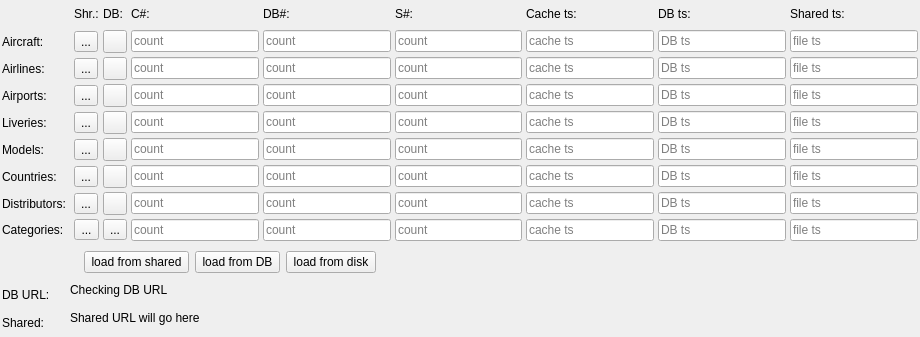
 <widget class="QFrame" name="CDbLoadOverviewComponent">
  <property name="geometry">
   <rect>
    <x>0</x>
    <y>0</y>
    <width>920</width>
    <height>337</height>
   </rect>
  </property>
  <property name="windowTitle">
   <string>Loading from shared/DB</string>
  </property>
  <layout class="QGridLayout" name="gl_DbLoadOverview">
   <property name="leftMargin">
    <number>2</number>
   </property>
   <property name="topMargin">
    <number>2</number>
   </property>
   <property name="rightMargin">
    <number>2</number>
   </property>
   <property name="bottomMargin">
    <number>2</number>
   </property>
   <property name="spacing">
    <number>4</number>
   </property>
   <item row="7" column="0">
    <widget class="QLabel" name="lbl_Countries">
     <property name="text">
      <string>Countries:</string>
     </property>
    </widget>
   </item>
   <item row="8" column="0">
    <widget class="QLabel" name="lbl_Distributors">
     <property name="text">
      <string>Distributors:</string>
     </property>
    </widget>
   </item>
   <item row="2" column="0">
    <widget class="QLabel" name="lbl_AirlineIcao">
     <property name="text">
      <string>Airlines:</string>
     </property>
    </widget>
   </item>
   <item row="8" column="4">
    <widget class="QToolButton" name="tb_DbReloadDistributors">
     <property name="maximumSize">
      <size>
       <width>48</width>
       <height>16777215</height>
      </size>
     </property>
     <property name="toolTip">
      <string>refresh from database</string>
     </property>
     <property name="text">
      <string/>
     </property>
     <property name="icon">
      <iconset resource="../../misc/misc.qrc">
       <normaloff>:/ant-design/icons/ant-design/reload.svg</normaloff>:/ant-design/icons/ant-design/reload.svg</iconset>
     </property>
    </widget>
   </item>
   <item row="4" column="10">
    <widget class="QLineEdit" name="le_LiveriesSharedFileTs">
     <property name="minimumSize">
      <size>
       <width>125</width>
       <height>0</height>
      </size>
     </property>
     <property name="readOnly">
      <bool>true</bool>
     </property>
     <property name="placeholderText">
      <string>file ts</string>
     </property>
    </widget>
   </item>
   <item row="5" column="4">
    <widget class="QToolButton" name="tb_DbReloadModels">
     <property name="maximumSize">
      <size>
       <width>48</width>
       <height>16777215</height>
      </size>
     </property>
     <property name="toolTip">
      <string>refresh from database</string>
     </property>
     <property name="text">
      <string/>
     </property>
     <property name="icon">
      <iconset resource="../../misc/misc.qrc">
       <normaloff>:/ant-design/icons/ant-design/reload.svg</normaloff>:/ant-design/icons/ant-design/reload.svg</iconset>
     </property>
    </widget>
   </item>
   <item row="5" column="8">
    <widget class="QLineEdit" name="le_ModelsCacheTs">
     <property name="minimumSize">
      <size>
       <width>125</width>
       <height>0</height>
      </size>
     </property>
     <property name="readOnly">
      <bool>true</bool>
     </property>
     <property name="placeholderText">
      <string>cache ts</string>
     </property>
    </widget>
   </item>
   <item row="8" column="9">
    <widget class="QLineEdit" name="le_DistributorsDbTs">
     <property name="minimumSize">
      <size>
       <width>125</width>
       <height>0</height>
      </size>
     </property>
     <property name="readOnly">
      <bool>true</bool>
     </property>
     <property name="placeholderText">
      <string>DB ts</string>
     </property>
    </widget>
   </item>
   <item row="9" column="5">
    <widget class="QLineEdit" name="le_CategoriesCacheCount">
     <property name="readOnly">
      <bool>true</bool>
     </property>
     <property name="placeholderText">
      <string>count</string>
     </property>
    </widget>
   </item>
   <item row="1" column="7">
    <widget class="QLineEdit" name="le_AircraftIcaoSharedCount">
     <property name="readOnly">
      <bool>true</bool>
     </property>
     <property name="placeholderText">
      <string>count</string>
     </property>
    </widget>
   </item>
   <item row="0" column="4">
    <widget class="QLabel" name="lbl_DbRefresh">
     <property name="text">
      <string>DB:</string>
     </property>
    </widget>
   </item>
   <item row="12" column="2" colspan="9" alignment="Qt::AlignTop">
    <widget class="QLabel" name="lbl_SharedUrls">
     <property name="text">
      <string>Shared URL will go here</string>
     </property>
    </widget>
   </item>
   <item row="8" column="10">
    <widget class="QLineEdit" name="le_DistributorsSharedFileTs">
     <property name="minimumSize">
      <size>
       <width>125</width>
       <height>0</height>
      </size>
     </property>
     <property name="readOnly">
      <bool>true</bool>
     </property>
     <property name="placeholderText">
      <string>file ts</string>
     </property>
    </widget>
   </item>
   <item row="8" column="5">
    <widget class="QLineEdit" name="le_DistributorsCacheCount">
     <property name="readOnly">
      <bool>true</bool>
     </property>
     <property name="placeholderText">
      <string>count</string>
     </property>
    </widget>
   </item>
   <item row="9" column="9">
    <widget class="QLineEdit" name="le_CategoriesDbTs">
     <property name="minimumSize">
      <size>
       <width>125</width>
       <height>0</height>
      </size>
     </property>
     <property name="readOnly">
      <bool>true</bool>
     </property>
     <property name="placeholderText">
      <string>DB ts</string>
     </property>
    </widget>
   </item>
   <item row="4" column="5">
    <widget class="QLineEdit" name="le_LiveriesCacheCount">
     <property name="readOnly">
      <bool>true</bool>
     </property>
     <property name="placeholderText">
      <string>count</string>
     </property>
    </widget>
   </item>
   <item row="3" column="9">
    <widget class="QLineEdit" name="le_AirportsDbTs">
     <property name="minimumSize">
      <size>
       <width>125</width>
       <height>0</height>
      </size>
     </property>
     <property name="readOnly">
      <bool>true</bool>
     </property>
     <property name="placeholderText">
      <string>DB ts</string>
     </property>
    </widget>
   </item>
   <item row="11" column="0" alignment="Qt::AlignVCenter">
    <widget class="QLabel" name="lbl_DbUrl">
     <property name="text">
      <string>DB URL:</string>
     </property>
    </widget>
   </item>
   <item row="4" column="9">
    <widget class="QLineEdit" name="le_LiveriesDbTs">
     <property name="minimumSize">
      <size>
       <width>125</width>
       <height>0</height>
      </size>
     </property>
     <property name="readOnly">
      <bool>true</bool>
     </property>
     <property name="placeholderText">
      <string>DB ts</string>
     </property>
    </widget>
   </item>
   <item row="4" column="4">
    <widget class="QToolButton" name="tb_DbReloadLiveries">
     <property name="maximumSize">
      <size>
       <width>48</width>
       <height>16777215</height>
      </size>
     </property>
     <property name="toolTip">
      <string>refresh from database</string>
     </property>
     <property name="text">
      <string/>
     </property>
     <property name="icon">
      <iconset resource="../../misc/misc.qrc">
       <normaloff>:/ant-design/icons/ant-design/reload.svg</normaloff>:/ant-design/icons/ant-design/reload.svg</iconset>
     </property>
    </widget>
   </item>
   <item row="8" column="8">
    <widget class="QLineEdit" name="le_DistributorsCacheTs">
     <property name="minimumSize">
      <size>
       <width>125</width>
       <height>0</height>
      </size>
     </property>
     <property name="readOnly">
      <bool>true</bool>
     </property>
     <property name="placeholderText">
      <string>cache ts</string>
     </property>
    </widget>
   </item>
   <item row="5" column="3" alignment="Qt::AlignHCenter">
    <widget class="QToolButton" name="tb_SharedReloadModels">
     <property name="maximumSize">
      <size>
       <width>48</width>
       <height>16777215</height>
      </size>
     </property>
     <property name="toolTip">
      <string>refresh from shared files</string>
     </property>
     <property name="text">
      <string>...</string>
     </property>
     <property name="icon">
      <iconset resource="../../misc/misc.qrc">
       <normaloff>:/ant-design/icons/ant-design/reload.svg</normaloff>:/ant-design/icons/ant-design/reload.svg</iconset>
     </property>
    </widget>
   </item>
   <item row="0" column="10">
    <widget class="QLabel" name="lbl_SharedFilesTs">
     <property name="text">
      <string>Shared ts:</string>
     </property>
    </widget>
   </item>
   <item row="3" column="6">
    <widget class="QLineEdit" name="le_AirportsDbCount">
     <property name="readOnly">
      <bool>true</bool>
     </property>
     <property name="placeholderText">
      <string>count</string>
     </property>
    </widget>
   </item>
   <item row="5" column="6">
    <widget class="QLineEdit" name="le_ModelsDbCount">
     <property name="readOnly">
      <bool>true</bool>
     </property>
     <property name="placeholderText">
      <string>count</string>
     </property>
    </widget>
   </item>
   <item row="3" column="10">
    <widget class="QLineEdit" name="le_AirportsSharedFileTs">
     <property name="minimumSize">
      <size>
       <width>125</width>
       <height>0</height>
      </size>
     </property>
     <property name="readOnly">
      <bool>true</bool>
     </property>
     <property name="placeholderText">
      <string>file ts</string>
     </property>
    </widget>
   </item>
   <item row="5" column="9">
    <widget class="QLineEdit" name="le_ModelsDbTs">
     <property name="minimumSize">
      <size>
       <width>125</width>
       <height>0</height>
      </size>
     </property>
     <property name="readOnly">
      <bool>true</bool>
     </property>
     <property name="placeholderText">
      <string>DB ts</string>
     </property>
    </widget>
   </item>
   <item row="1" column="3" alignment="Qt::AlignHCenter">
    <widget class="QToolButton" name="tb_SharedReloadAircraft">
     <property name="maximumSize">
      <size>
       <width>48</width>
       <height>16777215</height>
      </size>
     </property>
     <property name="toolTip">
      <string>refresh from shared files</string>
     </property>
     <property name="text">
      <string>...</string>
     </property>
     <property name="icon">
      <iconset resource="../../misc/misc.qrc">
       <normaloff>:/ant-design/icons/ant-design/reload.svg</normaloff>:/ant-design/icons/ant-design/reload.svg</iconset>
     </property>
    </widget>
   </item>
   <item row="2" column="4">
    <widget class="QToolButton" name="tb_DbReloadAirlines">
     <property name="maximumSize">
      <size>
       <width>48</width>
       <height>16777215</height>
      </size>
     </property>
     <property name="toolTip">
      <string>refresh from database</string>
     </property>
     <property name="text">
      <string/>
     </property>
     <property name="icon">
      <iconset resource="../../misc/misc.qrc">
       <normaloff>:/ant-design/icons/ant-design/reload.svg</normaloff>:/ant-design/icons/ant-design/reload.svg</iconset>
     </property>
    </widget>
   </item>
   <item row="4" column="8">
    <widget class="QLineEdit" name="le_LiveriesCacheTs">
     <property name="minimumSize">
      <size>
       <width>125</width>
       <height>0</height>
      </size>
     </property>
     <property name="readOnly">
      <bool>true</bool>
     </property>
     <property name="placeholderText">
      <string>cache ts</string>
     </property>
    </widget>
   </item>
   <item row="10" column="3" colspan="8">
    <widget class="QWidget" name="wi_LoadAllButtons" native="true">
     <layout class="QHBoxLayout" name="hl_LoadAllButtons">
      <property name="leftMargin">
       <number>10</number>
      </property>
      <property name="topMargin">
       <number>6</number>
      </property>
      <property name="rightMargin">
       <number>0</number>
      </property>
      <property name="bottomMargin">
       <number>6</number>
      </property>
      <item>
       <widget class="QPushButton" name="pb_LoadAllFromShared">
        <property name="text">
         <string> load from shared </string>
        </property>
        <property name="icon">
         <iconset resource="../../misc/misc.qrc">
          <normaloff>:/ant-design/icons/ant-design/save.svg</normaloff>:/ant-design/icons/ant-design/save.svg</iconset>
        </property>
       </widget>
      </item>
      <item>
       <widget class="QPushButton" name="pb_LoadAllFromDB">
        <property name="text">
         <string> load from DB </string>
        </property>
        <property name="icon">
         <iconset resource="../../misc/misc.qrc">
          <normaloff>:/ant-design/icons/ant-design/database.svg</normaloff>:/ant-design/icons/ant-design/database.svg</iconset>
        </property>
       </widget>
      </item>
      <item>
       <widget class="QPushButton" name="pb_LoadAllFromResources">
        <property name="text">
         <string> load from disk </string>
        </property>
        <property name="icon">
         <iconset resource="../../misc/misc.qrc">
          <normaloff>:/ant-design/icons/ant-design/save.svg</normaloff>:/ant-design/icons/ant-design/save.svg</iconset>
        </property>
       </widget>
      </item>
      <item>
       <spacer name="hs_LoadAllButtons">
        <property name="orientation">
         <enum>Qt::Horizontal</enum>
        </property>
        <property name="sizeHint" stdset="0">
         <size>
          <width>40</width>
          <height>20</height>
         </size>
        </property>
       </spacer>
      </item>
     </layout>
    </widget>
   </item>
   <item row="2" column="3" alignment="Qt::AlignHCenter">
    <widget class="QToolButton" name="tb_SharedReloadAirlines">
     <property name="maximumSize">
      <size>
       <width>48</width>
       <height>16777215</height>
      </size>
     </property>
     <property name="toolTip">
      <string>refresh from shared files</string>
     </property>
     <property name="text">
      <string>...</string>
     </property>
     <property name="icon">
      <iconset resource="../../misc/misc.qrc">
       <normaloff>:/ant-design/icons/ant-design/reload.svg</normaloff>:/ant-design/icons/ant-design/reload.svg</iconset>
     </property>
    </widget>
   </item>
   <item row="2" column="9">
    <widget class="QLineEdit" name="le_AirlinesIcaoDbTs">
     <property name="minimumSize">
      <size>
       <width>125</width>
       <height>0</height>
      </size>
     </property>
     <property name="readOnly">
      <bool>true</bool>
     </property>
     <property name="placeholderText">
      <string>DB ts</string>
     </property>
    </widget>
   </item>
   <item row="11" column="2" colspan="9" alignment="Qt::AlignTop">
    <widget class="QLabel" name="lbl_DatabaseUrl">
     <property name="text">
      <string>Checking DB URL</string>
     </property>
    </widget>
   </item>
   <item row="8" column="7">
    <widget class="QLineEdit" name="le_DistributorsSharedCount">
     <property name="readOnly">
      <bool>true</bool>
     </property>
     <property name="placeholderText">
      <string>count</string>
     </property>
    </widget>
   </item>
   <item row="8" column="3" alignment="Qt::AlignHCenter">
    <widget class="QToolButton" name="tb_SharedReloadDistributors">
     <property name="maximumSize">
      <size>
       <width>48</width>
       <height>16777215</height>
      </size>
     </property>
     <property name="toolTip">
      <string>refresh from shared files</string>
     </property>
     <property name="text">
      <string>...</string>
     </property>
     <property name="icon">
      <iconset resource="../../misc/misc.qrc">
       <normaloff>:/ant-design/icons/ant-design/reload.svg</normaloff>:/ant-design/icons/ant-design/reload.svg</iconset>
     </property>
    </widget>
   </item>
   <item row="5" column="5">
    <widget class="QLineEdit" name="le_ModelsCacheCount">
     <property name="readOnly">
      <bool>true</bool>
     </property>
     <property name="placeholderText">
      <string>count</string>
     </property>
    </widget>
   </item>
   <item row="2" column="5">
    <widget class="QLineEdit" name="le_AirlinesIcaoCacheCount">
     <property name="readOnly">
      <bool>true</bool>
     </property>
     <property name="placeholderText">
      <string>count</string>
     </property>
    </widget>
   </item>
   <item row="3" column="0">
    <widget class="QLabel" name="lbl_Airports">
     <property name="text">
      <string>Airports:</string>
     </property>
    </widget>
   </item>
   <item row="8" column="6">
    <widget class="QLineEdit" name="le_DistributorsDbCount">
     <property name="readOnly">
      <bool>true</bool>
     </property>
     <property name="placeholderText">
      <string>count</string>
     </property>
    </widget>
   </item>
   <item row="0" column="3">
    <widget class="QLabel" name="lbl_SharedRefresh">
     <property name="toolTip">
      <string>Shared</string>
     </property>
     <property name="text">
      <string>Shr.:</string>
     </property>
    </widget>
   </item>
   <item row="0" column="7">
    <widget class="QLabel" name="lbl_SharedCount">
     <property name="minimumSize">
      <size>
       <width>60</width>
       <height>0</height>
      </size>
     </property>
     <property name="toolTip">
      <string>shared count</string>
     </property>
     <property name="text">
      <string>S#:</string>
     </property>
    </widget>
   </item>
   <item row="3" column="7">
    <widget class="QLineEdit" name="le_AirportsSharedCount">
     <property name="readOnly">
      <bool>true</bool>
     </property>
     <property name="placeholderText">
      <string>count</string>
     </property>
    </widget>
   </item>
   <item row="9" column="6">
    <widget class="QLineEdit" name="le_CategoriesDbCount">
     <property name="readOnly">
      <bool>true</bool>
     </property>
     <property name="placeholderText">
      <string>count</string>
     </property>
    </widget>
   </item>
   <item row="9" column="0">
    <widget class="QLabel" name="lbl_AircraftCategory">
     <property name="text">
      <string>Categories:</string>
     </property>
    </widget>
   </item>
   <item row="9" column="3">
    <widget class="QToolButton" name="tb_SharedReloadCategories">
     <property name="maximumSize">
      <size>
       <width>48</width>
       <height>16777215</height>
      </size>
     </property>
     <property name="toolTip">
      <string>refresh from shared files</string>
     </property>
     <property name="text">
      <string>...</string>
     </property>
     <property name="icon">
      <iconset resource="../../misc/misc.qrc">
       <normaloff>:/ant-design/icons/ant-design/reload.svg</normaloff>:/ant-design/icons/ant-design/reload.svg</iconset>
     </property>
    </widget>
   </item>
   <item row="0" column="6">
    <widget class="QLabel" name="lbl_DbCount">
     <property name="minimumSize">
      <size>
       <width>60</width>
       <height>0</height>
      </size>
     </property>
     <property name="toolTip">
      <string>DB count</string>
     </property>
     <property name="text">
      <string>DB#:</string>
     </property>
    </widget>
   </item>
   <item row="1" column="4">
    <widget class="QToolButton" name="tb_DbReloadAircraft">
     <property name="maximumSize">
      <size>
       <width>48</width>
       <height>16777215</height>
      </size>
     </property>
     <property name="toolTip">
      <string>refresh from database</string>
     </property>
     <property name="icon">
      <iconset resource="../../misc/misc.qrc">
       <normaloff>:/ant-design/icons/ant-design/reload.svg</normaloff>:/ant-design/icons/ant-design/reload.svg</iconset>
     </property>
    </widget>
   </item>
   <item row="9" column="7">
    <widget class="QLineEdit" name="le_CategoriesSharedCount">
     <property name="readOnly">
      <bool>true</bool>
     </property>
     <property name="placeholderText">
      <string>count</string>
     </property>
    </widget>
   </item>
   <item row="2" column="7">
    <widget class="QLineEdit" name="le_AirlinesIcaoSharedCount">
     <property name="readOnly">
      <bool>true</bool>
     </property>
     <property name="placeholderText">
      <string>count</string>
     </property>
    </widget>
   </item>
   <item row="1" column="9">
    <widget class="QLineEdit" name="le_AircraftIcaoDbTs">
     <property name="minimumSize">
      <size>
       <width>125</width>
       <height>0</height>
      </size>
     </property>
     <property name="readOnly">
      <bool>true</bool>
     </property>
     <property name="placeholderText">
      <string>DB ts</string>
     </property>
    </widget>
   </item>
   <item row="0" column="8">
    <widget class="QLabel" name="lbl_CacheTs">
     <property name="text">
      <string>Cache ts:</string>
     </property>
    </widget>
   </item>
   <item row="5" column="10">
    <widget class="QLineEdit" name="le_ModelsSharedFileTs">
     <property name="minimumSize">
      <size>
       <width>125</width>
       <height>0</height>
      </size>
     </property>
     <property name="readOnly">
      <bool>true</bool>
     </property>
     <property name="placeholderText">
      <string>file ts</string>
     </property>
    </widget>
   </item>
   <item row="4" column="3" alignment="Qt::AlignHCenter">
    <widget class="QToolButton" name="tb_SharedReloadLiveries">
     <property name="maximumSize">
      <size>
       <width>48</width>
       <height>16777215</height>
      </size>
     </property>
     <property name="toolTip">
      <string>refresh from shared files</string>
     </property>
     <property name="text">
      <string>...</string>
     </property>
     <property name="icon">
      <iconset resource="../../misc/misc.qrc">
       <normaloff>:/ant-design/icons/ant-design/reload.svg</normaloff>:/ant-design/icons/ant-design/reload.svg</iconset>
     </property>
    </widget>
   </item>
   <item row="9" column="10">
    <widget class="QLineEdit" name="le_CategoriesSharedFileTs">
     <property name="minimumSize">
      <size>
       <width>125</width>
       <height>0</height>
      </size>
     </property>
     <property name="readOnly">
      <bool>true</bool>
     </property>
     <property name="placeholderText">
      <string>file ts</string>
     </property>
    </widget>
   </item>
   <item row="3" column="3" alignment="Qt::AlignHCenter">
    <widget class="QToolButton" name="tb_SharedReloadAirports">
     <property name="maximumSize">
      <size>
       <width>48</width>
       <height>16777215</height>
      </size>
     </property>
     <property name="toolTip">
      <string>refresh from shared files</string>
     </property>
     <property name="text">
      <string>...</string>
     </property>
     <property name="icon">
      <iconset resource="../../misc/misc.qrc">
       <normaloff>:/ant-design/icons/ant-design/reload.svg</normaloff>:/ant-design/icons/ant-design/reload.svg</iconset>
     </property>
    </widget>
   </item>
   <item row="5" column="0">
    <widget class="QLabel" name="lbl_Models">
     <property name="text">
      <string>Models:</string>
     </property>
    </widget>
   </item>
   <item row="1" column="0">
    <widget class="QLabel" name="lbl_AircraftIcao">
     <property name="text">
      <string>Aircraft:</string>
     </property>
    </widget>
   </item>
   <item row="3" column="4">
    <widget class="QToolButton" name="tb_DbReloadAirports">
     <property name="maximumSize">
      <size>
       <width>48</width>
       <height>16777215</height>
      </size>
     </property>
     <property name="toolTip">
      <string>refresh from database</string>
     </property>
     <property name="text">
      <string/>
     </property>
     <property name="icon">
      <iconset resource="../../misc/misc.qrc">
       <normaloff>:/ant-design/icons/ant-design/reload.svg</normaloff>:/ant-design/icons/ant-design/reload.svg</iconset>
     </property>
    </widget>
   </item>
   <item row="1" column="10">
    <widget class="QLineEdit" name="le_AircraftIcaoSharedFileTs">
     <property name="minimumSize">
      <size>
       <width>125</width>
       <height>0</height>
      </size>
     </property>
     <property name="readOnly">
      <bool>true</bool>
     </property>
     <property name="placeholderText">
      <string>file ts</string>
     </property>
    </widget>
   </item>
   <item row="3" column="8">
    <widget class="QLineEdit" name="le_AirportsCacheTs">
     <property name="minimumSize">
      <size>
       <width>125</width>
       <height>0</height>
      </size>
     </property>
     <property name="readOnly">
      <bool>true</bool>
     </property>
     <property name="placeholderText">
      <string>cache ts</string>
     </property>
    </widget>
   </item>
   <item row="1" column="5">
    <widget class="QLineEdit" name="le_AircraftIcaoCacheCount">
     <property name="readOnly">
      <bool>true</bool>
     </property>
     <property name="placeholderText">
      <string>count</string>
     </property>
    </widget>
   </item>
   <item row="7" column="3" alignment="Qt::AlignHCenter">
    <widget class="QToolButton" name="tb_SharedReloadCountries">
     <property name="maximumSize">
      <size>
       <width>48</width>
       <height>16777215</height>
      </size>
     </property>
     <property name="toolTip">
      <string>refresh from shared files</string>
     </property>
     <property name="text">
      <string>...</string>
     </property>
     <property name="icon">
      <iconset resource="../../misc/misc.qrc">
       <normaloff>:/ant-design/icons/ant-design/reload.svg</normaloff>:/ant-design/icons/ant-design/reload.svg</iconset>
     </property>
    </widget>
   </item>
   <item row="2" column="6">
    <widget class="QLineEdit" name="le_AirlinesIcaoDbCount">
     <property name="readOnly">
      <bool>true</bool>
     </property>
     <property name="placeholderText">
      <string>count</string>
     </property>
    </widget>
   </item>
   <item row="9" column="4">
    <widget class="QToolButton" name="tb_DbReloadCategories">
     <property name="maximumSize">
      <size>
       <width>48</width>
       <height>16777215</height>
      </size>
     </property>
     <property name="toolTip">
      <string>refresh from database</string>
     </property>
     <property name="text">
      <string>...</string>
     </property>
     <property name="icon">
      <iconset resource="../../misc/misc.qrc">
       <normaloff>:/ant-design/icons/ant-design/reload.svg</normaloff>:/ant-design/icons/ant-design/reload.svg</iconset>
     </property>
    </widget>
   </item>
   <item row="7" column="5">
    <widget class="QLineEdit" name="le_CountriesCacheCount">
     <property name="readOnly">
      <bool>true</bool>
     </property>
     <property name="placeholderText">
      <string>count</string>
     </property>
    </widget>
   </item>
   <item row="4" column="6">
    <widget class="QLineEdit" name="le_LiveriesDbCount">
     <property name="readOnly">
      <bool>true</bool>
     </property>
     <property name="placeholderText">
      <string>count</string>
     </property>
    </widget>
   </item>
   <item row="0" column="5">
    <widget class="QLabel" name="lbl_CacheCount">
     <property name="minimumSize">
      <size>
       <width>60</width>
       <height>0</height>
      </size>
     </property>
     <property name="toolTip">
      <string>Cache count</string>
     </property>
     <property name="text">
      <string>C#:</string>
     </property>
    </widget>
   </item>
   <item row="1" column="8">
    <widget class="QLineEdit" name="le_AircraftIcaoCacheTs">
     <property name="minimumSize">
      <size>
       <width>125</width>
       <height>0</height>
      </size>
     </property>
     <property name="readOnly">
      <bool>true</bool>
     </property>
     <property name="placeholderText">
      <string>cache ts</string>
     </property>
    </widget>
   </item>
   <item row="4" column="7">
    <widget class="QLineEdit" name="le_LiveriesSharedCount">
     <property name="readOnly">
      <bool>true</bool>
     </property>
     <property name="placeholderText">
      <string>count</string>
     </property>
    </widget>
   </item>
   <item row="3" column="5">
    <widget class="QLineEdit" name="le_AirportsCacheCount">
     <property name="readOnly">
      <bool>true</bool>
     </property>
     <property name="placeholderText">
      <string>count</string>
     </property>
    </widget>
   </item>
   <item row="7" column="7">
    <widget class="QLineEdit" name="le_CountriesSharedCount">
     <property name="readOnly">
      <bool>true</bool>
     </property>
     <property name="placeholderText">
      <string>count</string>
     </property>
    </widget>
   </item>
   <item row="7" column="9">
    <widget class="QLineEdit" name="le_CountriesDbTs">
     <property name="minimumSize">
      <size>
       <width>125</width>
       <height>0</height>
      </size>
     </property>
     <property name="readOnly">
      <bool>true</bool>
     </property>
     <property name="placeholderText">
      <string>DB ts</string>
     </property>
    </widget>
   </item>
   <item row="1" column="6">
    <widget class="QLineEdit" name="le_AircraftIcaoDbCount">
     <property name="readOnly">
      <bool>true</bool>
     </property>
     <property name="placeholderText">
      <string>count</string>
     </property>
    </widget>
   </item>
   <item row="2" column="10">
    <widget class="QLineEdit" name="le_AirlinesIcaoSharedFileTs">
     <property name="minimumSize">
      <size>
       <width>125</width>
       <height>0</height>
      </size>
     </property>
     <property name="readOnly">
      <bool>true</bool>
     </property>
     <property name="placeholderText">
      <string>file ts</string>
     </property>
    </widget>
   </item>
   <item row="7" column="10">
    <widget class="QLineEdit" name="le_CountriesSharedFileTs">
     <property name="minimumSize">
      <size>
       <width>125</width>
       <height>0</height>
      </size>
     </property>
     <property name="readOnly">
      <bool>true</bool>
     </property>
     <property name="placeholderText">
      <string>file ts</string>
     </property>
    </widget>
   </item>
   <item row="9" column="8">
    <widget class="QLineEdit" name="le_CategoriesCacheTs">
     <property name="minimumSize">
      <size>
       <width>125</width>
       <height>0</height>
      </size>
     </property>
     <property name="readOnly">
      <bool>true</bool>
     </property>
     <property name="placeholderText">
      <string>cache ts</string>
     </property>
    </widget>
   </item>
   <item row="2" column="8">
    <widget class="QLineEdit" name="le_AirlinesIcaoCacheTs">
     <property name="minimumSize">
      <size>
       <width>125</width>
       <height>0</height>
      </size>
     </property>
     <property name="readOnly">
      <bool>true</bool>
     </property>
     <property name="placeholderText">
      <string>cache ts</string>
     </property>
    </widget>
   </item>
   <item row="7" column="8">
    <widget class="QLineEdit" name="le_CountriesCacheTs">
     <property name="minimumSize">
      <size>
       <width>125</width>
       <height>0</height>
      </size>
     </property>
     <property name="readOnly">
      <bool>true</bool>
     </property>
     <property name="placeholderText">
      <string>cache ts</string>
     </property>
    </widget>
   </item>
   <item row="7" column="6">
    <widget class="QLineEdit" name="le_CountriesDbCount">
     <property name="readOnly">
      <bool>true</bool>
     </property>
     <property name="placeholderText">
      <string>count</string>
     </property>
    </widget>
   </item>
   <item row="7" column="4">
    <widget class="QToolButton" name="tb_DbReloadCountries">
     <property name="maximumSize">
      <size>
       <width>48</width>
       <height>16777215</height>
      </size>
     </property>
     <property name="toolTip">
      <string>refresh from database</string>
     </property>
     <property name="text">
      <string/>
     </property>
     <property name="icon">
      <iconset resource="../../misc/misc.qrc">
       <normaloff>:/ant-design/icons/ant-design/reload.svg</normaloff>:/ant-design/icons/ant-design/reload.svg</iconset>
     </property>
    </widget>
   </item>
   <item row="12" column="0" alignment="Qt::AlignVCenter">
    <widget class="QLabel" name="lbl_SharedUrl">
     <property name="text">
      <string>Shared:</string>
     </property>
    </widget>
   </item>
   <item row="5" column="7">
    <widget class="QLineEdit" name="le_ModelsSharedCount">
     <property name="readOnly">
      <bool>true</bool>
     </property>
     <property name="placeholderText">
      <string>count</string>
     </property>
    </widget>
   </item>
   <item row="4" column="0">
    <widget class="QLabel" name="lbl_Liveries">
     <property name="text">
      <string>Liveries:</string>
     </property>
    </widget>
   </item>
   <item row="0" column="9">
    <widget class="QLabel" name="lbl_DbTs">
     <property name="text">
      <string>DB ts:</string>
     </property>
    </widget>
   </item>
  </layout>
 </widget>
